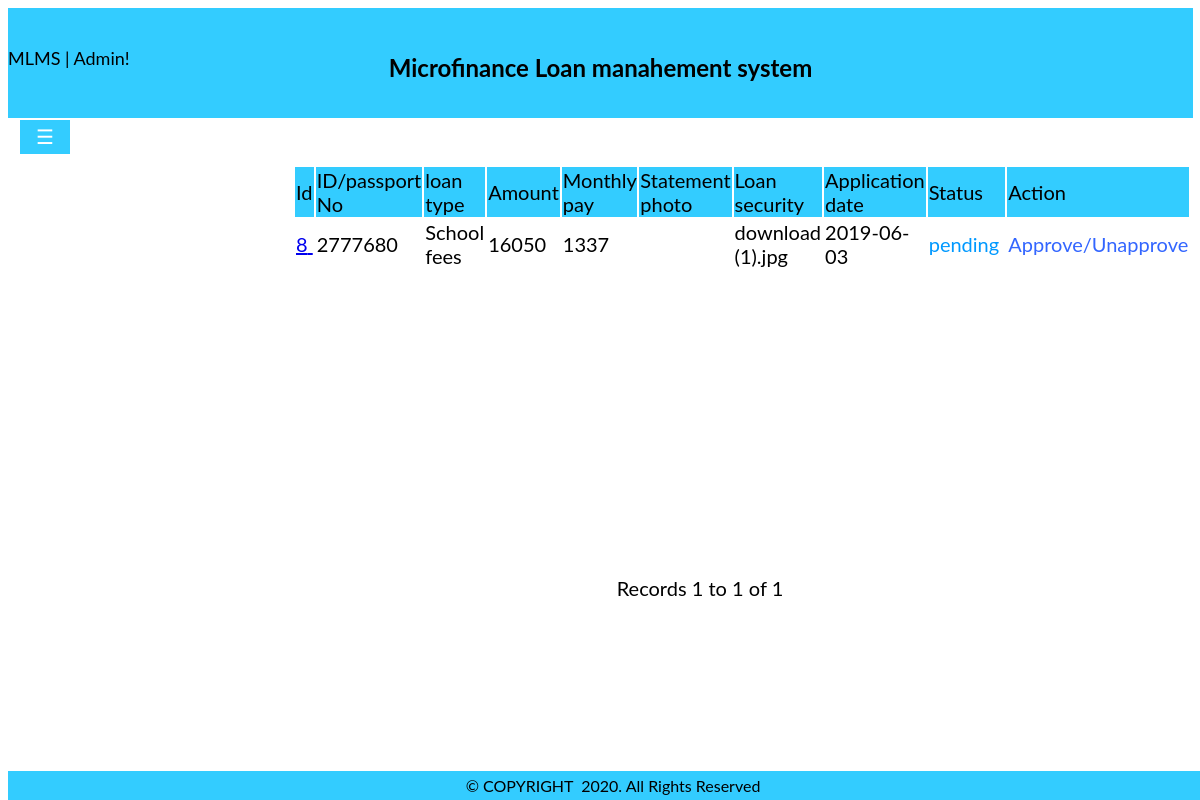
Screenshot of /admin/pendingloans.php with the database file from the repository.
### tables this page shows
CREATE TABLE `loan` (
  `loanId` int(6) NOT NULL,
  `memberId` int(8) NOT NULL,
  `loanType` varchar(15) NOT NULL,
  `income` int(8) NOT NULL,
  `amount` int(8) NOT NULL,
  `intereset` varchar(5) NOT NULL,
  `payment_term` int(3) NOT NULL,
  `total_paid` int(8) NOT NULL,
  `emi_per_month` int(8) NOT NULL,
  `bankStatementPhoto` varchar(250) NOT NULL,
  `security` varchar(250) NOT NULL,
  `posting_date` date NOT NULL,
  `status` varchar(15) NOT NULL,
  `adminRemark` varchar(100) NOT NULL,
  `adminRemarkDate` date NOT NULL
);

### admin/pendingloans.php (the view, shortened to what this page needs)
<?php require_once('../Connections/mlms.php'); ?>
<?php
$maxRows_Recordset1 = 10;
$pageNum_Recordset1 = 0;
$startRow_Recordset1 = $pageNum_Recordset1 * $maxRows_Recordset1;
$query_Recordset1 = "SELECT * FROM loan where status='pending'";
$query_limit_Recordset1 = sprintf("%s LIMIT %d, %d", $query_Recordset1, $startRow_Recordset1, $maxRows_Recordset1);
$Recordset1 = mysql_query($query_limit_Recordset1, $mlms) or die(mysql_error());
$row_Recordset1 = mysql_fetch_assoc($Recordset1);
if (isset($_GET['totalRows_Recordset1'])) {
  $totalRows_Recordset1 = $_GET['totalRows_Recordset1'];
} else {
  $all_Recordset1 = mysql_query($query_Recordset1);
  $totalRows_Recordset1 = mysql_num_rows($all_Recordset1);
}
$totalPages_Recordset1 = ceil($totalRows_Recordset1/$maxRows_Recordset1)-1;
?>
<!DOCTYPE html PUBLIC "-//W3C//DTD XHTML 1.0 Transitional//EN" "http://www.w3.org/TR/xhtml1/DTD/xhtml1-transitional.dtd">
<html xmlns="http://www.w3.org/1999/xhtml">
<head>
<link rel="stylesheet" type="text/css" href="../Assets/css/body.css">
<link rel="stylesheet" type="text/css" href="../Assets/css/sidebar.css">
<link rel="stylesheet" type="text/css" href="../Assets/css/dropdown.css" />
<link rel="stylesheet" type="text/css" href="../font-awesome-4.7.0/css/font-awesome.min.css" />
</head>
<body><div class="nav">
<div class="header" class="responsive">
<span class="title"   style="font-size:18px;">MLMS | Admin!</span>
<center>
<h2>Microfinance Loan manahement system</h2>
</center>
</div>
</div>
<div id="main">
  <button class="openbtn"  onClick="openNav()">☰</button> </div>
<center>
<div class="mainn">
  <table border="0" align="center">
    <tr bgcolor="#33CCFF">
      <td>Id</td>
      <td>ID/passport No</td>
      <td>loan type</td>
      <td>Amount</td>
      <td>Monthly pay</td>
      <td>Statement photo</td>
      <td>Loan security</td>
      <td>Application date</td>
      <td>Status</td>
       <td>Action</td>
    </tr>
    <?php do { ?>
      <tr>
        <td><a href="pendlons.php?recordID=<?php echo $row_Recordset1['loanId']; ?>"> <?php echo $row_Recordset1['loanId']; ?>&nbsp; </a></td>
        <td><?php echo $row_Recordset1['memberId']; ?>&nbsp; </td>
        <td><?php echo $row_Recordset1['loanType']; ?>&nbsp; </td>
        <td><?php echo $row_Recordset1['total_paid']; ?>&nbsp; </td>
        <td><?php echo $row_Recordset1['emi_per_month']; ?>&nbsp; </td>
        <td><?php echo $row_Recordset1['bankStatementPhoto']; ?>&nbsp; </td>
        <td><?php echo $row_Recordset1['security']; ?>&nbsp; </td>
        <td><?php echo $row_Recordset1['posting_date']; ?>&nbsp; </td>
        <td><font color="#0099FF"><?php echo $row_Recordset1['status']; ?></font>&nbsp; </td>
       <td><a href="approveloan.php?loanId=<?php echo $row_Recordset1['loanId']; ?>" style="text-decoration:none"><font color="#3366FF">Approve/Unapprove</font></a></td>
      </tr>
      <?php } while ($row_Recordset1 = mysql_fetch_assoc($Recordset1)); ?>
  </table>
  <br />
  <table border="0">
    <tr>
      <td><?php if ($pageNum_Recordset1 > 0) {  ?>
          <?php }  ?></td>
      <td><?php if ($pageNum_Recordset1 > 0) {  ?>
          <?php }  ?></td>
      <td><?php if ($pageNum_Recordset1 < $totalPages_Recordset1) {  ?>
          <?php }  ?></td>
      <td><?php if ($pageNum_Recordset1 < $totalPages_Recordset1) {  ?>
          <?php }  ?></td>
    </tr>
  </table>
Records <?php echo ($startRow_Recordset1 + 1) ?> to <?php echo min($startRow_Recordset1 + $maxRows_Recordset1, $totalRows_Recordset1) ?> of <?php echo $totalRows_Recordset1 ?> </div>
</center>
<div class="footer" align="center">
 &copy; COPYRIGHT &nbsp;<?php echo date("Y"); ?>. All Rights Reserved
</div>
</body>
</html>

### Assets/css/body.css (style rules this page uses)
body { font-family: "Lato", sans-serif; background-repeat:no-repeat; background-size:cover; }
.header { height:90px; background-color:#3CF; padding-top:20px; position: sticky; margin-top:0px; margin-right:15px; }
.nav { position:fixed; width:100%; line-height:60px; margin-right:15px; }
h2 { margin-top:-50px; }
.footer { background-color:#3CF; width:100%; color:#000; text-align:center; position:fixed; bottom:0; padding:5px; }
.mainn { margin-left: 200px; font-size: 20px; padding: 0px 10px; margin-top:80px; }
button { background-color:#3CF; color:#000; padding: 14px 20px; margin: 8px 0; border: none; cursor: pointer; width: 50%; }

### Assets/css/sidebar.css (style rules this page uses)
.openbtn { font-size: 20px; cursor: pointer; background-color:#3CF; color: white; padding: 5px 10px; border: none; width:50px; top:0; left:0; margin-top:120px; position:fixed; margin-left:20px; }
#main { transition: margin-left .5s; padding: 16px; }

### Assets/css/dropdown.css (style rules this page uses)
table { margin:75px; padding-top:25px; border:0px solid #000000; border-radius: 0px 0px 0px 0px; margin-top:100px; }

### rows the page displays
loan: loanId "8", memberId "2777680", loanType "School fees", total_paid "16050", emi_per_month "1337", security "download (1).jpg", posting_date "2019-06-03", status "pending"

### other values shown
$startRow_Recordset1 + 1 "1"
min($startRow_Recordset1 + $maxRows_Recordset1, $totalRows_Recordset1) "1"
$totalRows_Recordset1 "1"
